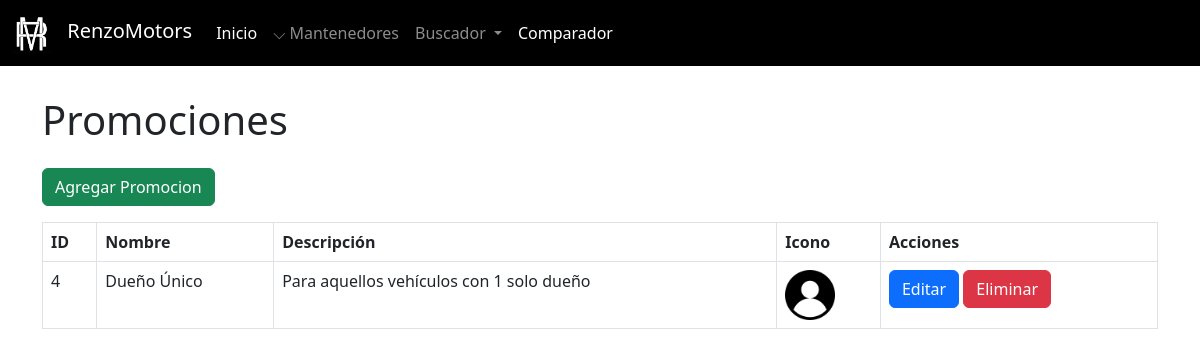
The app's page /admin/mantenedores/promociones/mantenedor_promociones.php, older data.
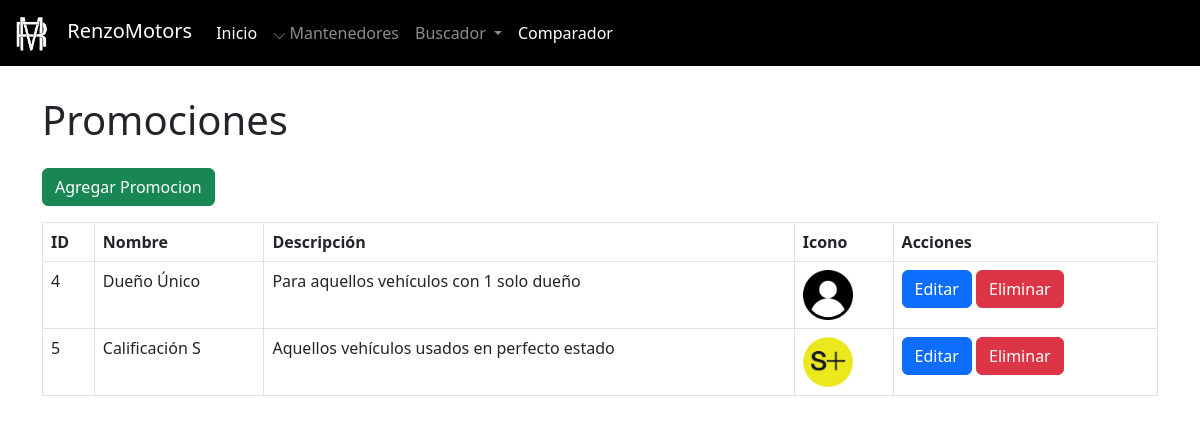
The same page, newer data.
### tables this page shows
CREATE TABLE `promocion_especial` (
  `id_promocion` int(11) NOT NULL,
  `nombre_promocion` varchar(100) NOT NULL,
  `descripcion_promocion` text NOT NULL,
  `icono_promocion` varchar(100) NOT NULL
);

### admin/mantenedores/promociones/mantenedor_promociones.php (the view, shortened to what this page needs)
<?php
include '../../../config/conexion.php';
include '../../navbaradmin.php';
?>
<!DOCTYPE html>
<html lang="es">
<head>
    <link href="https://cdn.jsdelivr.net/npm/bootstrap@5.3.0/dist/css/bootstrap.min.css" rel="stylesheet">
</head>
<body class="pt-5">
    <div class="container mt-5">
        <h1 class="mb-4">Promociones</h1>
        <a href="crear_promocion.php" class="btn btn-success mb-3">Agregar Promocion</a>
        <table class="table table-bordered">
            <thead>
                <tr>
                    <th>ID</th>
                    <th>Nombre</th>
                    <th>Descripción</th>
                    <th>Icono</th>
                    <th>Acciones</th>
                </tr>
            </thead>
            <tbody>
                <?php
                $resultado = mysqli_query($conexion, "SELECT * FROM promocion_especial");
                while ($fila = mysqli_fetch_assoc($resultado)) {
                    echo "<tr>
                            <td>{$fila['id_promocion']}</td>
                            <td>{$fila['nombre_promocion']}</td>
                            <td>{$fila['descripcion_promocion']}</td>
                            <td><img src='icono_promo/{$fila['icono_promocion']}' alt='Logo' width='50'></td>
                            <td>
                                <a href='editar_promocion.php?id_promocion={$fila['id_promocion']}' class='btn btn-primary'>Editar</a>
                                <a href='eliminar_promocion.php?id_promocion={$fila['id_promocion']}' class='btn btn-danger' onclick='return confirm(\"¿Estás seguro de eliminar esta promocion?\");'>Eliminar</a>
                            </td>
                          </tr>";
                }
                ?>
            </tbody>
        </table>
    </div>
</body>
</html>

Row changes from the older to the newer data that the page shows:
added promocion_especial: id_promocion "5", nombre_promocion "Calificación S", descripcion_promocion "Aquellos vehículos usados en perfecto estado", icono_promocion (picture)
